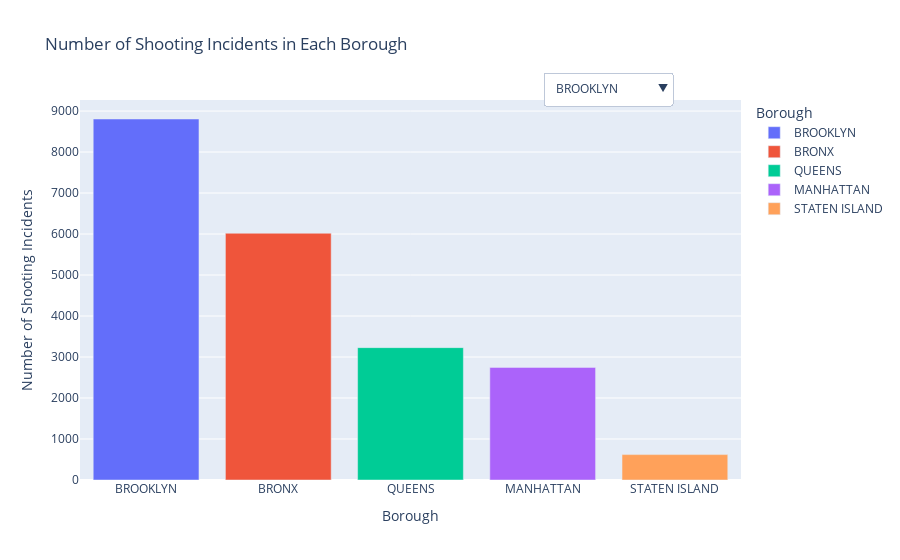

This figure's notebook cell:
### Code cell
# Create the bar chart for shootings accoring to borough
fig = px.bar(df2, x='borough', y='shooting_num', title='Number of Shooting Incidents in Each Borough',
             labels={'borough': 'Borough', 'shooting_num': 'Number of Shooting Incidents'},
             color='borough')

# Define dropdown menu
buttons = []
for borough in df2['borough']:
    buttons.append({'label': borough, 'method': 'update', 
                    'args': [{'visible': [borough == b for b in df2['borough']]}]})

# Add a button to show all bars
buttons.append({'label': 'Show All', 'method': 'update', 'args': [{'visible': [True] * len(df2)}]})

fig.update_layout(
    updatemenus=[
        dict(
            buttons=buttons,
            direction="down",
            pad={"r": 10, "t": 10},
            showactive=True,
            x=0.7,
            xanchor="left",
            y=1.1,
            yanchor="top"
        ),
    ]
)

# Show figure
fig.show()


# Save the figure as an HTML file
fig.write_html("borough_bar_chart.html")

### Figure 1 — Plotly figure (JSON) as saved in the notebook; plotly's stock layout.template omitted (floating-point values rounded to 4 significant figures)
{"data": [{"alignmentgroup": "True", "hovertemplate": "Borough=%{x}<br>Number of Shooting Incidents=%{y}<extra></extra>", "legendgroup": "BROOKLYN", "marker": {"color": "#636efa", "pattern": {"shape": ""}}, "name": "BROOKLYN", "offsetgroup": "BROOKLYN", "orientation": "v", "showlegend": true, "textposition": "auto", "type": "bar", "x": ["BROOKLYN"], "xaxis": "x", "y": [8806], "yaxis": "y"}, {"alignmentgroup": "True", "hovertemplate": "Borough=%{x}<br>Number of Shooting Incidents=%{y}<extra></extra>", "legendgroup": "BRONX", "marker": {"color": "#EF553B", "pattern": {"shape": ""}}, "name": "BRONX", "offsetgroup": "BRONX", "orientation": "v", "showlegend": true, "textposition": "auto", "type": "bar", "x": ["BRONX"], "xaxis": "x", "y": [6019], "yaxis": "y"}, {"alignmentgroup": "True", "hovertemplate": "Borough=%{x}<br>Number of Shooting Incidents=%{y}<extra></extra>", "legendgroup": "QUEENS", "marker": {"color": "#00cc96", "pattern": {"shape": ""}}, "name": "QUEENS", "offsetgroup": "QUEENS", "orientation": "v", "showlegend": true, "textposition": "auto", "type": "bar", "x": ["QUEENS"], "xaxis": "x", "y": [3229], "yaxis": "y"}, {"alignmentgroup": "True", "hovertemplate": "Borough=%{x}<br>Number of Shooting Incidents=%{y}<extra></extra>", "legendgroup": "MANHATTAN", "marker": {"color": "#ab63fa", "pattern": {"shape": ""}}, "name": "MANHATTAN", "offsetgroup": "MANHATTAN", "orientation": "v", "showlegend": true, "textposition": "auto", "type": "bar", "x": ["MANHATTAN"], "xaxis": "x", "y": [2747], "yaxis": "y"}, {"alignmentgroup": "True", "hovertemplate": "Borough=%{x}<br>Number of Shooting Incidents=%{y}<extra></extra>", "legendgroup": "STATEN ISLAND", "marker": {"color": "#FFA15A", "pattern": {"shape": ""}}, "name": "STATEN ISLAND", "offsetgroup": "STATEN ISLAND", "orientation": "v", "showlegend": true, "textposition": "auto", "type": "bar", "x": ["STATEN ISLAND"], "xaxis": "x", "y": [619], "yaxis": "y"}], "layout": {"barmode": "relative", "legend": {"title": {"text": "Borough"}, "tracegroupgap": 0}, "title": {"text": "Number of Shooting Incidents in Each Borough"}, "updatemenus": [{"buttons": [{"args": [{"visible": [true, false, false, false, false]}], "label": "BROOKLYN", "method": "update"}, {"args": [{"visible": [false, true, false, false, false]}], "label": "BRONX", "method": "update"}, {"args": [{"visible": [false, false, true, false, false]}], "label": "QUEENS", "method": "update"}, {"args": [{"visible": [false, false, false, true, false]}], "label": "MANHATTAN", "method": "update"}, {"args": [{"visible": [false, false, false, false, true]}], "label": "STATEN ISLAND", "method": "update"}, {"args": [{"visible": [true, true, true, true, true]}], "label": "Show All", "method": "update"}], "direction": "down", "pad": {"r": 10, "t": 10}, "showactive": true, "x": 0.7, "xanchor": "left", "y": 1.1, "yanchor": "top"}], "xaxis": {"anchor": "y", "categoryarray": ["BROOKLYN", "BRONX", "QUEENS", "MANHATTAN", "STATEN ISLAND"], "categoryorder": "array", "domain": [0, 1], "title": {"text": "Borough"}}, "yaxis": {"anchor": "x", "domain": [0, 1], "title": {"text": "Number of Shooting Incidents"}}}}
